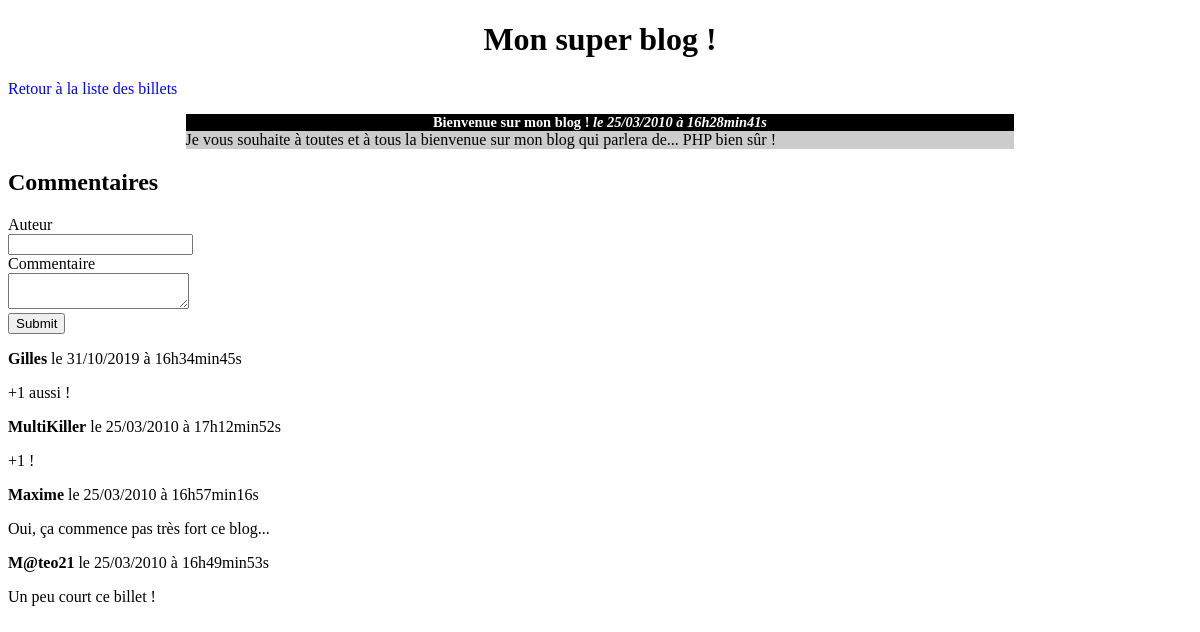
Page /index.php?action=post&id=1 on the committed database.
### tables this page shows
CREATE TABLE `posts` (
  `id` int(11) NOT NULL,
  `title` varchar(255) NOT NULL,
  `content` text NOT NULL,
  `creation_date` datetime NOT NULL
);

CREATE TABLE `comments` (
  `id` int(11) NOT NULL,
  `post_id` int(11) NOT NULL,
  `author` varchar(255) NOT NULL,
  `comment` text NOT NULL,
  `comment_date` datetime NOT NULL
);

### controller/frontend.php (called while the page is built, shortened)
<?php
require_once('model/PostManager.php');
require_once('model/CommentManager.php');
function post()
{
    $postManager = new \Gilles\Blog\Model\PostManager();
    $commentManager = new \Gilles\Blog\Model\CommentManager();
    $post = $postManager->getPost($_GET['id']);
    $comments = $commentManager->getComments($_GET['id']);
    require('view/frontend/postView.php');
}

### model/PostManager.php (called while the page is built, shortened)
<?php
class PostManager extends Manager
{
    public function getPost($postId)
    {
        $db = $this->dbConnect();
        $req = $db->prepare('SELECT id, title, content, DATE_FORMAT(creation_date, \'%d/%m/%Y à %Hh%imin%ss\') AS creation_date_fr FROM posts WHERE id = ?');
        $req->execute(array($postId));
        $post = $req->fetch();
        return $post;
    }
}

### model/CommentManager.php (called while the page is built, shortened)
<?php
class CommentManager extends Manager
{
    function getComments($postId)
    {
        $db = $this->dbConnect();
        $comments = $db->prepare('SELECT id, author, comment, DATE_FORMAT(comment_date, \'%d/%m/%Y à %Hh%imin%ss\') AS comment_date_fr FROM comments WHERE post_id = ? ORDER BY comment_date DESC');
        $comments->execute(array($postId));
        return $comments;
    }
}

### view/frontend/postView.php (the view, shortened to what this page needs)
<h1>Mon super blog !</h1>
<p><a href="index.php?action=listPosts">Retour à la liste des billets</a></p>
<div class="news">
    <h3>
        <?= htmlspecialchars($post['title']) ?>
        <em>le <?= $post['creation_date_fr'] ?></em>
    </h3>
    <p>
        <?= nl2br(htmlspecialchars($post['content'])) ?>
    </p>
</div>
<h2>Commentaires</h2>
<form action="index.php?action=addComment&amp;id=<?= $post['id'] ?>" method="post">
    <div>
        <label for="author">Auteur</label><br />
        <input type="text" id="author" name="author" />
    </div>
    <div>
        <label for="comment">Commentaire</label><br />
        <textarea id="comment" name="comment"></textarea>
    </div>
    <div>
        <input type="submit" />
    </div>
</form>
<?php
while ($comment = $comments->fetch()) {
    ?>
    <p><strong><?= htmlspecialchars($comment['author']) ?></strong> le <?= $comment['comment_date_fr'] ?></p>
    <p><?= nl2br(htmlspecialchars($comment['comment'])) ?></p>
    <?php
}
?>
<?php require('template.php'); ?>

### public/css/style.css (style rules this page uses)
h1, h3 { text-align:center; }
h3 { background-color:black; color:white; font-size:0.9em; margin-bottom:0px; }
.news p { background-color:#CCCCCC; margin-top:0px; }
.news { width:70%; margin:auto; }
a { text-decoration: none; color: blue; }

### rows in the picture
posts: title "Bienvenue sur mon blog !", content "Je vous souhaite à toutes et à tous la bienvenue sur mon blog qui parlera de... PHP bien sûr !"
comments: author "Gilles", comment_date_fr "31/10/2019 à 16h34min45s", comment "+1 aussi !"
comments: author "MultiKiller", comment_date_fr "25/03/2010 à 17h12min52s", comment "+1 !"
comments: author "Maxime", comment_date_fr "25/03/2010 à 16h57min16s", comment "Oui, ça commence pas très fort ce blog..."
comments: author "M@teo21", comment_date_fr "25/03/2010 à 16h49min53s", comment "Un peu court ce billet !"

### other values in the picture
$post['creation_date_fr'] "25/03/2010 à 16h28min41s"
